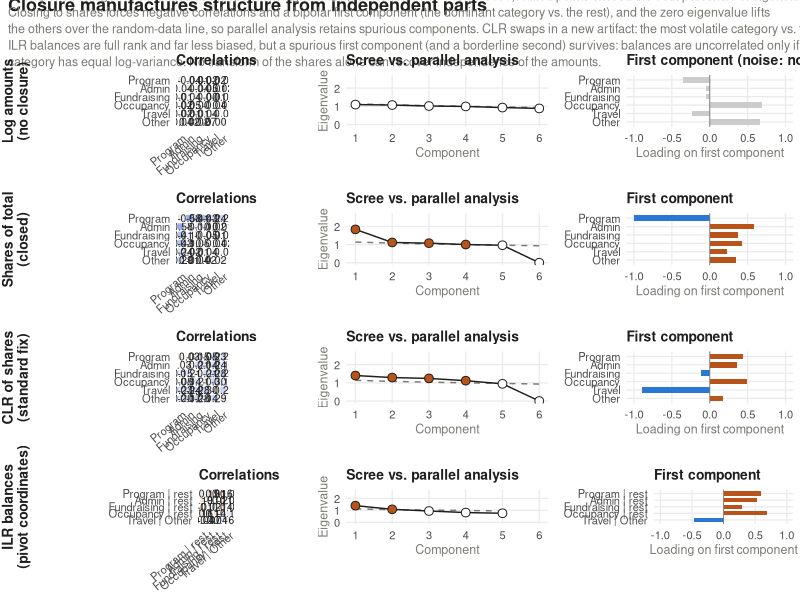

Reproduce this figure in R.
# Closure pathology: how turning independent amounts into shares creates
# correlation structure, and with it a spurious bipolar first factor.
#
# Null simulation: D independent lognormal expense categories, so the true
# correlation among them is zero. The same data are then analyzed four ways:
#   1. log amounts (no closure)             -> the truth: no structure
#   2. shares of total expenses (closed)    -> negative correlations, bipolar PC1
#   3. CLR of shares (the "standard fix")   -> still biased; CLR is singular too
#   4. ILR pivot balances of shares         -> full rank and much weaker bias, but
#                                              not zero: ILR coordinates are only
#                                              uncorrelated under this null when
#                                              every part has equal log-variance
#
# Output: dev/health-index/closure-pathology.png

library(ggplot2)
library(dplyr)
library(tidyr)
library(cowplot)

set.seed(1897)  # Pearson's spurious-correlation paper

n <- 1000
parts <- c("Program", "Admin", "Fundraising", "Occupancy", "Travel", "Other")
meanlog <- c(13.0, 11.5, 10.5, 11.0, 9.5, 10.0)  # program spending dominates
sdlog   <- c(0.45, 0.60, 0.90, 0.70, 1.00, 0.85)
D <- length(parts)

amounts <- sapply(seq_len(D), function(j) rlnorm(n, meanlog[j], sdlog[j]))
colnames(amounts) <- parts

log_amt <- log(amounts)
shares  <- amounts / rowSums(amounts)
clr     <- log(shares) - rowMeans(log(shares))

# ILR pivot coordinates: balance i contrasts part i with the geometric mean of
# the parts after it, scaled so the basis is orthonormal.
pivot_ilr <- function(x) {
  L <- log(x); k <- ncol(L)
  sapply(seq_len(k - 1), function(i)
    sqrt((k - i) / (k - i + 1)) * (L[, i] - rowMeans(L[, (i + 1):k, drop = FALSE])))
}
ilr <- pivot_ilr(shares)
colnames(ilr) <- c("Program | rest", "Admin | rest", "Fundraising | rest",
                   "Occupancy | rest", "Travel | Other")

versions <- list(
  "Log amounts\n(no closure)"          = log_amt,
  "Shares of total\n(closed)"          = shares,
  "CLR of shares\n(standard fix)"      = clr,
  "ILR balances\n(pivot coordinates)"  = ilr
)

# Parallel analysis: 95th percentile eigenvalues from independent normal data,
# computed for each number of variables in use (6 parts, 5 ILR balances)
pa95_for <- function(k) {
  pa <- replicate(200, eigen(cor(matrix(rnorm(n * k), n, k)), only.values = TRUE)$values)
  apply(pa, 1, quantile, 0.95)
}
pa95 <- lapply(c(D - 1, D), pa95_for)
names(pa95) <- c(D - 1, D)

col_low  <- "#2a78d6"
col_high <- "#b8541a"
ink      <- "#1f1f1e"
muted    <- "#7a7a75"

theme_fig <- theme_minimal(base_size = 10) +
  theme(panel.grid.minor = element_blank(),
        plot.title = element_text(size = 10, face = "bold", colour = ink),
        axis.title = element_text(colour = muted, size = 9),
        legend.position = "none")

heat_plot <- function(x, title) {
  v <- colnames(x)
  r <- cor(x)
  df <- as.data.frame(as.table(r)) |>
    mutate(Var1 = factor(Var1, levels = v), Var2 = factor(Var2, levels = rev(v)),
           lab = ifelse(Var1 == Var2, "", sprintf("%.2f", Freq)),
           Freq = ifelse(Var1 == Var2, NA, Freq))
  ggplot(df, aes(Var1, Var2, fill = Freq)) +
    geom_tile(colour = "white", linewidth = 0.6) +
    geom_text(aes(label = lab), size = 2.6, colour = ink) +
    scale_fill_gradient2(low = col_low, mid = "white", high = col_high,
                         limits = c(-1, 1), na.value = "grey92") +
    coord_fixed() + labs(x = NULL, y = NULL, title = title) + theme_fig +
    theme(axis.text.x = element_text(angle = 40, hjust = 1), panel.grid = element_blank())
}

scree_plot <- function(x, title) {
  k <- ncol(x)
  ev <- eigen(cor(x), only.values = TRUE)$values
  rnd <- pa95[[as.character(k)]]
  df <- tibble(k = seq_len(k), observed = pmax(ev, 0), random = rnd)
  ggplot(df, aes(k)) +
    geom_line(aes(y = random), colour = muted, linetype = "dashed") +
    geom_line(aes(y = observed), colour = ink) +
    geom_point(aes(y = observed, fill = observed > random), shape = 21, size = 2.6, colour = ink) +
    scale_fill_manual(values = c(`TRUE` = col_high, `FALSE` = "white")) +
    scale_x_continuous(breaks = seq_len(D), limits = c(1, D)) +
    coord_cartesian(ylim = c(0, max(2.6, max(ev) * 1.05))) +
    labs(x = "Component", y = "Eigenvalue", title = title) + theme_fig
}

load_plot <- function(x, title) {
  v <- colnames(x)
  e <- eigen(cor(x))
  l <- e$vectors[, 1] * sqrt(e$values[1])
  if (sum(l) < 0) l <- -l  # orient so the majority loads positive
  sig <- e$values[1] > pa95[[as.character(ncol(x))]][1]
  df <- tibble(part = factor(v, levels = rev(v)), l = l,
               grp = if (sig) ifelse(l > 0, "pos", "neg") else "noise")
  if (!sig) title <- paste0(title, " (noise: not retained)")
  ggplot(df, aes(l, part, fill = grp)) +
    geom_col(width = 0.65) +
    geom_vline(xintercept = 0, colour = muted, linewidth = 0.3) +
    scale_fill_manual(values = c(pos = col_high, neg = col_low, noise = "grey80")) +
    scale_x_continuous(limits = c(-1, 1)) +
    labs(x = "Loading on first component", y = NULL, title = title) + theme_fig
}

rows <- lapply(names(versions), function(nm) {
  x <- versions[[nm]]
  row_lab <- ggdraw() + draw_label(nm, fontface = "bold", size = 10, colour = ink, angle = 90)
  plot_grid(row_lab,
            heat_plot(x, "Correlations"),
            scree_plot(x, "Scree vs. parallel analysis"),
            load_plot(x, "First component"),
            nrow = 1, rel_widths = c(0.12, 1.15, 1, 1), align = "h", axis = "tb")
})

title <- ggdraw() +
  draw_label("Closure manufactures structure from independent parts",
             fontface = "bold", size = 13, x = 0.01, hjust = 0, colour = ink)
subtitle <- ggdraw() +
  draw_label(paste0(
    "Six expense categories simulated as independent lognormals (true correlations = 0, n = ", n,
    "). Filled points exceed the 95th percentile of eigenvalues from random data.\n",
    "Closing to shares forces negative correlations and a bipolar first component (the dominant category vs. the rest), and the zero eigenvalue lifts\n",
    "the others over the random-data line, so parallel analysis retains spurious components. CLR swaps in a new artifact: the most volatile category vs. the rest.\n",
    "ILR balances are full rank and far less biased, but a spurious first component (and a borderline second) survives: balances are uncorrelated only if every\n",
    "category has equal log-variance. No transform of the shares alone can recover independence of the amounts."),
    size = 9, x = 0.01, hjust = 0, colour = muted, lineheight = 1.1)

fig <- plot_grid(title, subtitle, plotlist = rows, ncol = 1,
                 rel_heights = c(0.07, 0.27, 1, 1, 1, 1))

out <- file.path("dev", "health-index", "closure-pathology.png")
ggsave(out, fig, width = 11, height = 14.4, dpi = 200, bg = "white", device = ragg::agg_png)
message("Wrote ", out)
